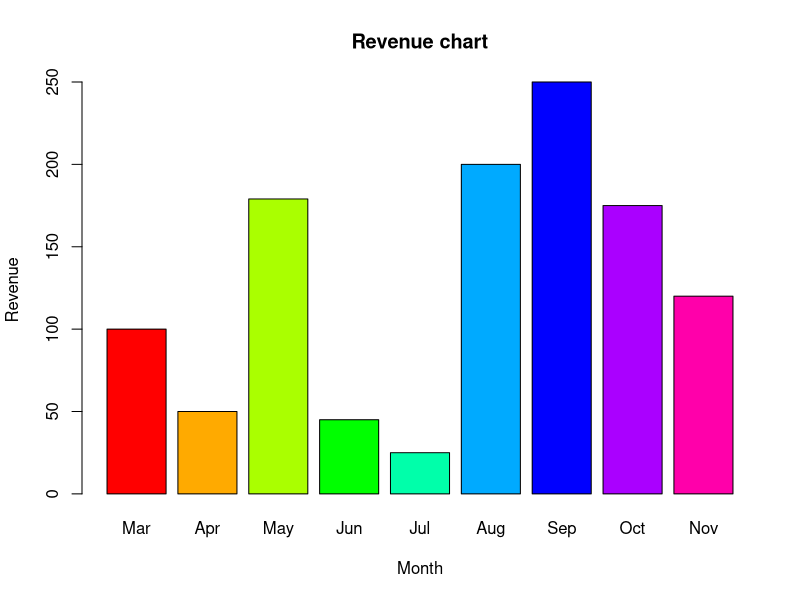
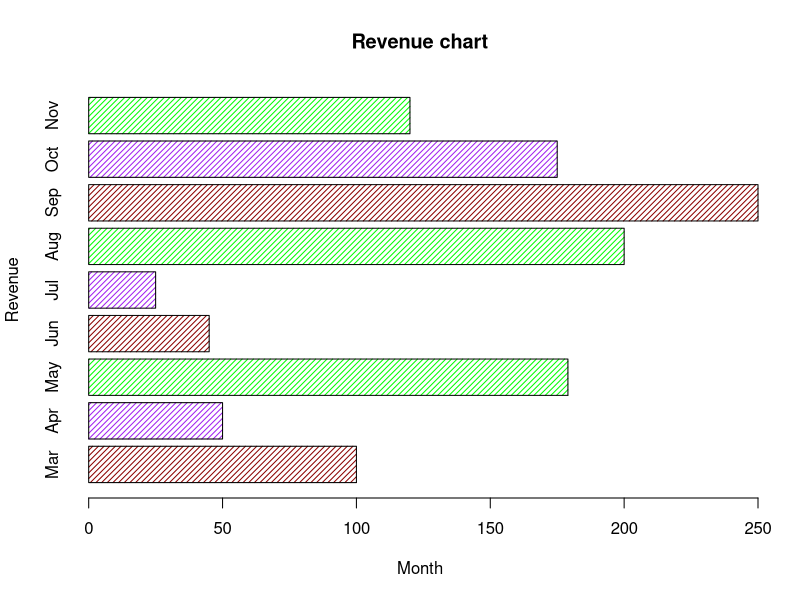

R code for these plots, in order:
# create bar graph in R
setwd("D:\rprogram6005")
getwd()
#vector for graph
H <- c(100,50,179,45,25,200,250,175,120)

#names.arg=names of bar
M <- c("Mar","Apr","May","Jun","Jul","Aug","Sep","Oct","Nov")

#---------------------Example-1 : Create barchart ---------------------------
# Give the chart file a name.
png(file = "barChart_revenue.png")

# Plot the bar chart - barplot()
barplot(H,names.arg=M,xlab="Month",ylab="Revenue",col=rainbow(9),main="Revenue chart",border="black")


# Save the file. this is very imp to write,
dev.off()

#---------------------Example-2 : Horizontal bar chart with density ---------------------------
# Give the chart file a name.
png(file = "barChart_revenue_horiz.png")


color=c("DarkRed","Purple","Green")
# Plot the bar chart.
#barplot()
barplot(H,names.arg=M,xlab="Month",ylab="Revenue",col=color,main="Revenue chart",border="black",density=25,horiz=TRUE)

# Save the file. this is very imp to write,
dev.off()
